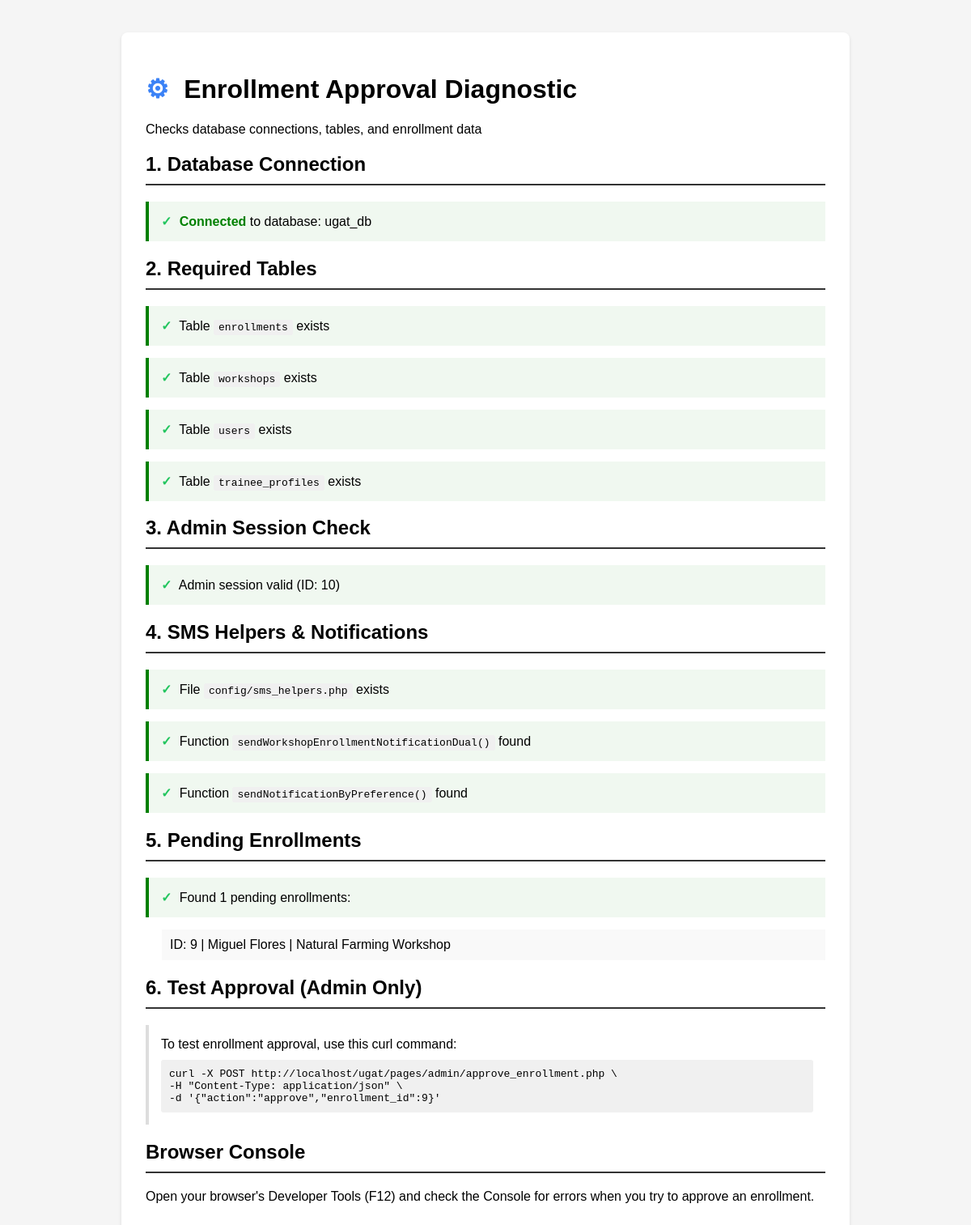
The page /test_enrollment_approval.php (signed in) on the database its author committed.
### tables this page shows
CREATE TABLE `enrollments` (
  `id` int(10) UNSIGNED NOT NULL,
  `user_id` int(10) UNSIGNED NOT NULL,
  `workshop_id` int(10) UNSIGNED NOT NULL,
  `status` enum('pending','enrolled','completed','dropped','rejected') DEFAULT 'enrolled',
  `enrolled_at` datetime NOT NULL DEFAULT current_timestamp(),
  `reviewed_at` datetime DEFAULT NULL
);

CREATE TABLE `trainee_profiles` (
  `id` int(10) UNSIGNED NOT NULL,
  `user_id` int(10) UNSIGNED NOT NULL,
  `first_name` varchar(80) NOT NULL,
  `last_name` varchar(80) NOT NULL,
  `middle_name` varchar(80) DEFAULT NULL,
  `birthdate` date DEFAULT NULL,
  `gender` enum('male','female','other') DEFAULT NULL,
  `phone` varchar(20) DEFAULT NULL,
  `address` text DEFAULT NULL,
  `profile_pic` varchar(255) DEFAULT NULL,
  `trainee_id_no` varchar(50) DEFAULT NULL COMMENT 'Official trainee ID number',
  `batch` varchar(50) DEFAULT NULL COMMENT 'Training batch / cohort',
  `date_enrolled` date DEFAULT NULL,
  `status` enum('active','inactive','graduated','dropped') NOT NULL DEFAULT 'active',
  `created_at` datetime NOT NULL DEFAULT current_timestamp(),
  `updated_at` datetime NOT NULL DEFAULT current_timestamp() ON UPDATE current_timestamp(),
  `city` varchar(80) DEFAULT NULL,
  `province` varchar(80) DEFAULT NULL,
  `region` varchar(80) DEFAULT NULL,
  `barangay` varchar(80) DEFAULT NULL,
  `nationality` varchar(80) DEFAULT 'Filipino',
  `civil_status` varchar(50) DEFAULT NULL,
  `birthplace_city` varchar(80) DEFAULT NULL,
  `birthplace_prov` varchar(80) DEFAULT NULL,
  `birthplace_reg` varchar(80) DEFAULT NULL,
  `education` varchar(80) DEFAULT NULL,
  `employment` varchar(80) DEFAULT NULL,
  `learner_class` varchar(80) DEFAULT NULL,
  `is_pwd` tinyint(1) NOT NULL DEFAULT 0,
  `guardian_name` varchar(120) DEFAULT NULL,
  `guardian_addr` text DEFAULT NULL
);

CREATE TABLE `workshops` (
  `id` int(10) UNSIGNED NOT NULL,
  `title` varchar(150) NOT NULL,
  `category` varchar(80) DEFAULT NULL,
  `facilitator` varchar(100) DEFAULT NULL,
  `description` text DEFAULT NULL,
  `outcomes` text DEFAULT NULL,
  `materials` text DEFAULT NULL,
  `cert_requirement` varchar(255) DEFAULT NULL,
  `location` varchar(150) DEFAULT 'UGAT Demo Farm',
  `max_slots` int(11) NOT NULL DEFAULT 25,
  `status` enum('upcoming','ongoing','completed','cancelled') NOT NULL DEFAULT 'upcoming',
  `created_at` datetime NOT NULL DEFAULT current_timestamp(),
  `updated_at` datetime NOT NULL DEFAULT current_timestamp() ON UPDATE current_timestamp()
);

### test_enrollment_approval.php (the view, shortened to what this page needs)
<?php
require_once 'config/db.php';
?>
<!DOCTYPE html>
<html>
<head>
</head>
<body>
<div class="container">
    <h1><span class="icon icon-tool"></span> Enrollment Approval Diagnostic</h1>
    <link rel="stylesheet" href="../css/icons.css">
    <p>Checks database connections, tables, and enrollment data</p>
    <h2>1. Database Connection</h2>
    <?php
    if ($conn->connect_error) {
        echo '<div class="test fail"><span class="icon icon-x"></span> <span class="status-error">Connection Failed</span>: ' . htmlspecialchars($conn->connect_error) . '</div>';
    } else {
        echo '<div class="test pass"><span class="icon icon-check"></span> <span class="status-ok">Connected</span> to database: ' . htmlspecialchars(DB_NAME) . '</div>';
    }
    ?>
    <h2>2. Required Tables</h2>
    <?php
    $tables_to_check = ['enrollments', 'workshops', 'users', 'trainee_profiles'];
    foreach ($tables_to_check as $table) {
        $result = $conn->query("SHOW TABLES LIKE '$table'");
        if ($result && $result->num_rows > 0) {
            echo "<div class=\"test pass\"><span class=\"icon icon-check\"></span> Table <code>$table</code> exists</div>";
        } else {
            echo "<div class=\"test fail\"><span class=\"icon icon-x\"></span> Table <code>$table</code> not found</div>";
        }
    }
    ?>
    <h2>3. Admin Session Check</h2>
    <?php
    if (empty($_SESSION['user_id'])) {
        echo '<div class="test fail"><span class="icon icon-x"></span> No admin session found. Log in as admin first.</div>';
    } else if ($_SESSION['role'] !== 'admin') {
        echo '<div class="test fail"><span class="icon icon-x"></span> Not logged in as admin. Current role: ' . htmlspecialchars($_SESSION['role']) . '</div>';
    } else {
        echo '<div class="test pass"><span class="icon icon-check"></span> Admin session valid (ID: ' . htmlspecialchars($_SESSION['user_id']) . ')</div>';
    }
    ?>
    <h2>4. SMS Helpers & Notifications</h2>
    <?php
    if (file_exists('config/sms_helpers.php')) {
        echo '<div class="test pass"><span class="icon icon-check"></span> File <code>config/sms_helpers.php</code> exists</div>';
        try {
            if (function_exists('sendWorkshopEnrollmentNotificationDual')) {
                echo '<div class="test pass"><span class="icon icon-check"></span> Function <code>sendWorkshopEnrollmentNotificationDual()</code> found</div>';
            } else {
                echo '<div class="test fail"><span class="icon icon-x"></span> Function <code>sendWorkshopEnrollmentNotificationDual()</code> not found</div>';
            }
            if (function_exists('sendNotificationByPreference')) {
                echo '<div class="test pass"><span class="icon icon-check"></span> Function <code>sendNotificationByPreference()</code> found</div>';
            } else {
                echo '<div class="test fail"><span class="icon icon-x"></span> Function <code>sendNotificationByPreference()</code> not found</div>';
            }
        } catch (Exception $e) {
            echo '<div class="test fail"><span class="icon icon-x"></span> Error loading sms_helpers.php: ' . htmlspecialchars($e->getMessage()) . '</div>';
        }
    } else {
        echo '<div class="test fail"><span class="icon icon-x"></span> File <code>config/sms_helpers.php</code> not found</div>';
    }
    ?>
    <h2>5. Pending Enrollments</h2>
    <?php
    $enroll_result = $conn->query(
        "SELECT e.id, e.status, tp.first_name, tp.last_name, w.title
         FROM enrollments e
         JOIN trainee_profiles tp ON e.user_id = tp.user_id
         JOIN workshops w ON e.workshop_id = w.id
         WHERE e.status = 'pending'
         LIMIT 5"
    );
    if (!$enroll_result) {
        echo '<div class="test fail"><span class="icon icon-x"></span> Query error: ' . htmlspecialchars($conn->error) . '</div>';
    } else if ($enroll_result->num_rows === 0) {
        echo '<div class="test">ℹ️ No pending enrollments found</div>';
    } else {
        echo '<div class="test pass"><span class="icon icon-check"></span> Found ' . $enroll_result->num_rows . ' pending enrollments:</div>';
        while ($row = $enroll_result->fetch_assoc()) {
            echo '<div style="margin-left: 20px; padding: 10px; background: #f9f9f9; margin-top: 5px;">';
            echo 'ID: ' . htmlspecialchars($row['id']) . ' | ';
            echo htmlspecialchars($row['first_name'] . ' ' . $row['last_name']) . ' | ';
            echo htmlspecialchars($row['title']);
            echo '</div>';
        }
    }
    ?>
    <h2>6. Test Approval (Admin Only)</h2>
    <?php
    if (!empty($_SESSION['user_id']) && $_SESSION['role'] === 'admin') {
        $test_result = $conn->query(
            "SELECT e.id FROM enrollments e WHERE e.status = 'pending' LIMIT 1"
        );
        if ($test_result && $test_result->num_rows > 0) {
            $pending = $test_result->fetch_assoc();
            echo '<div class="test">';
            echo 'To test enrollment approval, use this curl command:<br>';
            echo '<code style="display: block; margin-top: 10px; padding: 10px; background: #f0f0f0;">';
            echo 'curl -X POST http://localhost/ugat/pages/admin/approve_enrollment.php \\<br>';
            echo '  -H "Content-Type: application/json" \\<br>';
            echo '  -d \'{&quot;action&quot;:&quot;approve&quot;,&quot;enrollment_id&quot;:' . htmlspecialchars($pending['id']) . '}\'';
            echo '</code>';
            echo '</div>';
        }
    }
    ?>
    <h2>Browser Console</h2>
    <p>Open your browser's Developer Tools (F12) and check the Console for errors when you try to approve an enrollment.</p>
</div>
</body>
</html>

### test_enrollment_approval.php (style rules this page uses)
body { font-family: Arial, sans-serif; max-width: 900px; margin: 20px auto; padding: 20px; background: #f5f5f5; }
.container { background: white; padding: 30px; border-radius: 8px; box-shadow: 0 2px 4px rgba(0,0,0,0.1); }
.status-ok { color: green; font-weight: bold; }
.test { margin: 15px 0; padding: 15px; border-left: 4px solid #ddd; }
.test.pass { border-left-color: green; background: #f0f8f0; }
h2 { border-bottom: 2px solid #333; padding-bottom: 10px; }
code { background: #f0f0f0; padding: 2px 6px; border-radius: 3px; }

### rows shown on the page
enrollments: id "9", trainee_profiles.first_name+last_name "Miguel Flores", workshop.title "Natural Farming Workshop"

### other values the page prints
DB_NAME "ugat_db"
$table "enrollments"
$table "workshops"
$table "users"
$table "trainee_profiles"
$_SESSION['user_id'] "10"
$enroll_result->num_rows "1"
